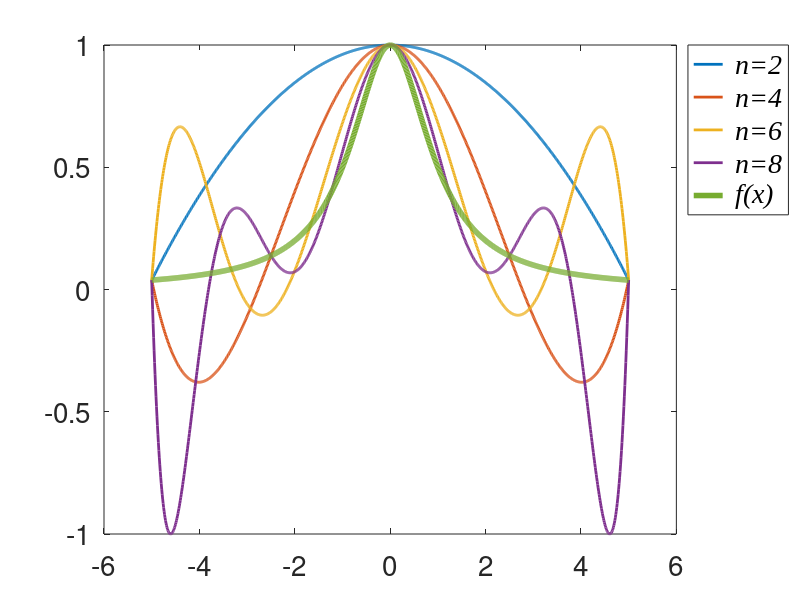

The MATLAB script that drew this image:
x = -5 : 0.01 : 5;
p2 = -0.0384615* x.^2 + 1;
p4 = 0.00530504* x.^4 + -0.171088 * x.^2 + 1;
p6 = -0.000840633* x.^6 + 8.67362e-19 * x.^5 + 0.0335319 * x.^4 + -0.351364 * x.^2 + 2.77556e-17 * x.^1 + 1;
p8 = 0.000137445* x.^8 + -0.00658016 * x.^6 + 0.0981875 * x.^4 + -6.93889e-17 * x.^3 + -0.528121 * x.^2 + 2.77556e-17 * x.^1 + 1;
y = 1./(1+x.^2);
fig = figure;
plot(x,p2,'Linewidth',2)
hold on
plot(x,p4,'Linewidth',2)
plot(x,p6,'Linewidth',2)
plot(x,p8,'Linewidth',2)
plot(x,y,'Linewidth',4)
set(gca,'FontSize',20)
legend = legend('{\it n=2}','{\it n=4}','{\it n=6}','{\it n=8}','{\it f(x)}');
set(legend,'FontSize',20,'FontName', 'Times New Roman', 'Location','NorthEastOutside')
saveas(gcf, '../../output/images/B.png')
